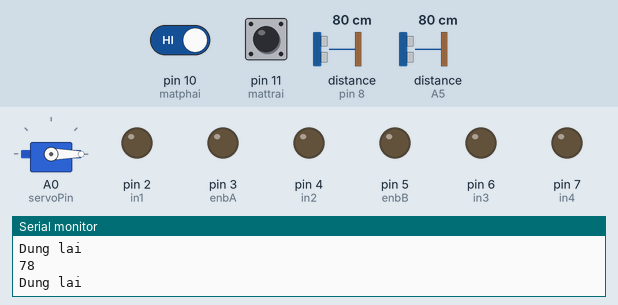
Simulated run of this sketch. Board: Arduino Uno, built with avr-gcc and run on an emulated ATmega328P. On the bench: servo, output pins drawn as LEDs (lit = HIGH), the last lines printed to the serial monitor. Wiring (inferred from the names in the program): 2 × ultrasonic range finder: trigger pin 9, echo pin 8 / trigger A4, echo A5. The test bench sets the inputs (shaded band); at power-on: distance to the obstacle (sensors on pin 8, A5) 80 cm, pin 10 (matphai) HIGH, pin 11 (mattrai) HIGH. The echo pulse lasts 58.3 µs per cm; pins used as bus, display or sensor lines are not drawn.

Above: at 1.2 s.
1.3 s: distance to the obstacle (sensor on pin 8) set to 24 cm
2.8 s: distance to the obstacle (sensor on pin 8) set to 19 cm
At 3.1 s:
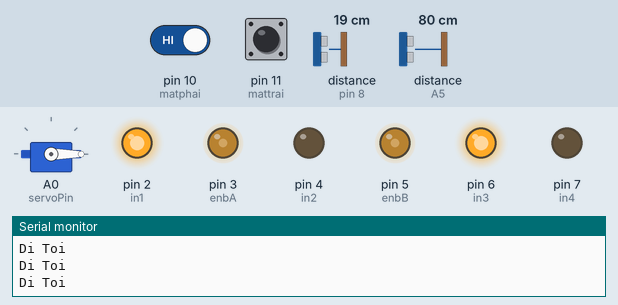
4.3 s: pin 10 (matphai) driven LOW
At 5.5 s:
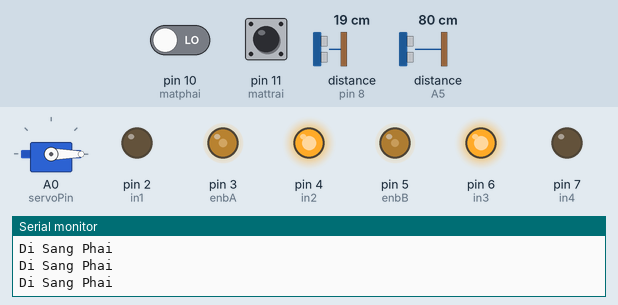
5.8 s: distance to the obstacle (sensor on pin 8) set to 7 cm
8.8 s: distance to the obstacle (sensor on pin 8) set to 4 cm
At 10.0 s:
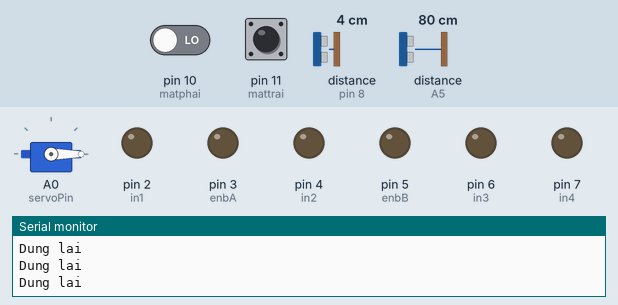
11.8 s: distance to the obstacle (sensor on pin 8) set to 2 cm
At 12.4 s:
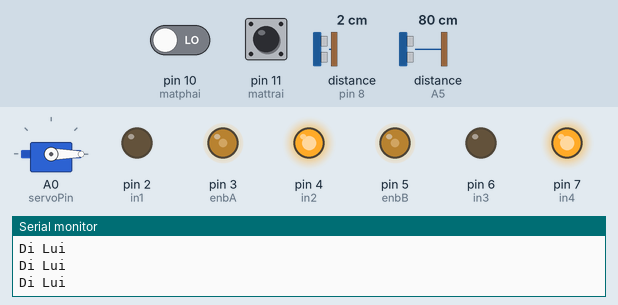
Timing chart, 0 to 14.3 s (numbered marks = the images above; inputs shaded):
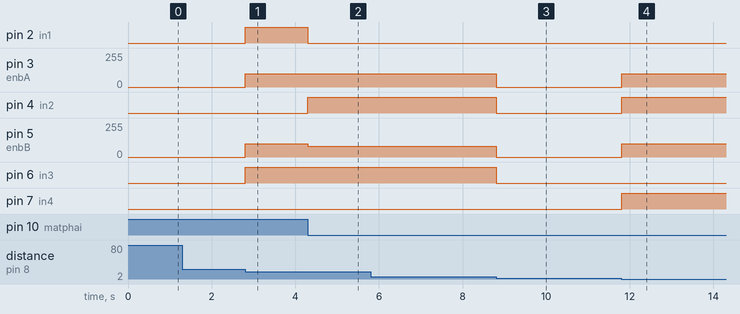

Measured:
- the behaviour switches between 22 and 21 cm on distance to the obstacle (sensor on pin 8) (found by bisection; images 0 and 1)
- the behaviour switches between 6 and 5 cm on distance to the obstacle (sensor on pin 8) (found by bisection; images 2 and 3)
- after the input at 2.8 s, pin 2 (in1), pin 6 (in3): LOW → HIGH at once; pin 3 (enbA), pin 5 (enbB): 0/255 → 100/255 at once
- after the input at 4.3 s, pin 2 (in1): HIGH → LOW at once; pin 4 (in2): LOW → HIGH at once; pin 5 (enbB): 100/255 → 80/255 at once
- after the input at 8.8 s, pin 3 (enbA): 100/255 → 0/255 at once; pin 4 (in2), pin 6 (in3): HIGH → LOW at once; pin 5 (enbB): 80/255 → 0/255 at once
- after the input at 11.8 s, pin 3 (enbA), pin 5 (enbB): 0/255 → 100/255 at once; pin 4 (in2), pin 7 (in4): LOW → HIGH at once

The sketch:

thungracthongminh.ino
```cpp
//Desgine by Lựu
#include<Servo.h>
Servo myservo;
int servoPin=A0;

int enbA=3;
int in1 = 2;
int in2 = 4;
int in3 = 6;
int in4 = 7;
int enbB=5;


const int echo=8;
const int trig=9;
const int echo1=A5;
const int trig1=A4;
const int mattrai=11;
const int matphai=10;

unsigned long thoigian, thoigian1;
int khoangcach, khoangcach1;
//int khoangcachtrai, khoangcachphai;
void setup() {
  // put your setup code here, to run once:

  pinMode(trig, OUTPUT);
  pinMode(echo, INPUT);
  pinMode(trig1, OUTPUT);
  pinMode(echo1, INPUT);

  pinMode(in1, OUTPUT);
  pinMode(in2, OUTPUT);
  pinMode(in3, OUTPUT);
  pinMode(in4, OUTPUT);
  pinMode(enbA, OUTPUT);
  pinMode(enbB, OUTPUT);

  pinMode(mattrai,INPUT);
  pinMode(matphai,INPUT);

  digitalWrite(in1, LOW);
  digitalWrite(in2, LOW);
  digitalWrite(in3, LOW);
  digitalWrite(in4, LOW);
  digitalWrite(enbA, LOW);
  digitalWrite(enbB, LOW);


  Serial.begin(9600);
  myservo.attach(servoPin);
  myservo.write(0);
  //delay(1000);
  //myservo.write(90);
 // delay(1000);
  //myservo.write(135);
  //delay(1000);
  //myservo.write(90);
//  delay(1000);

}

void loop()
{
  theosauvatdan(100);
 if(dungyen())
  {monapthung();}

}

void dithang(int tocdo)
{
  analogWrite(enbA, tocdo);
  analogWrite(enbB, tocdo);
  digitalWrite(in1, 1);
  digitalWrite(in2, 0);
  digitalWrite(in3, 1);
  digitalWrite(in4, 0);


}
void dunglai(){
  analogWrite(enbA, 0);
  analogWrite(enbB, 0);
  digitalWrite(in1, 0);
  digitalWrite(in2, 0);
  digitalWrite(in3, 0);
  digitalWrite(in4, 0);
  }

void disangphai(int tocdo)
{
  analogWrite(enbA, tocdo);
  analogWrite(enbB, tocdo-20);
  digitalWrite(in1, 0);
  digitalWrite(in2, 1);
  digitalWrite(in3, 1);
  digitalWrite(in4, 0);


}
void disangtrai(int tocdo)
{
  analogWrite(enbA, tocdo-20);
  analogWrite(enbB, tocdo);
  digitalWrite(in1, 1);
  digitalWrite(in2, 0);
  digitalWrite(in3, 0);
  digitalWrite(in4, 1);

}

void dilui(int tocdo)
{
  analogWrite(enbA, tocdo);
  analogWrite(enbB, tocdo);
  digitalWrite(in1, 0);
  digitalWrite(in2, 1);
  digitalWrite(in3, 0);
  digitalWrite(in4, 1);

}


void dokhoangcach()
{

  digitalWrite(trig, LOW);
  delayMicroseconds(2);
  digitalWrite(trig, HIGH);
  delayMicroseconds(10);
  digitalWrite(trig, LOW);


  // Đo độ rộng xung HIGH ở chân echo.
  thoigian = pulseIn(echo, HIGH);

  khoangcach = thoigian / 2 / 29.412;

}
void dokhoangcach1()
{

  digitalWrite(trig1, LOW);
  delayMicroseconds(2);
  digitalWrite(trig1, HIGH);
  delayMicroseconds(10);
  digitalWrite(trig1, LOW);


  // Đo độ rộng xung HIGH ở chân echo.
  thoigian1 = pulseIn(echo1, HIGH);

  khoangcach1 = thoigian1 / 2 / 29.412;

}
//Theo sau vật dẫn
void theosauvatdan(int tocdo)
{
  int gtmatphai = digitalRead(matphai);
  int gtmattrai = digitalRead(mattrai);

  khoangcach = 0;
  dokhoangcach();
 // Serial.print(gtmatphai);
  //Serial.print(gtmattrai);
  //Serial.println(khoangcach);
  if(khoangcach<=20 && khoangcach>4 ){
    if((gtmattrai==0 && gtmatphai==0) || (gtmattrai==1 && gtmatphai==1))
    {
      dithang(tocdo);Serial.println("Di Toi");
    }
    else if (gtmattrai!=0 && gtmatphai==0)
    {
      disangphai(tocdo);Serial.println("Di Sang Phai");
    }
    else if(gtmattrai==0 && gtmatphai!=0)
    {
       disangtrai(tocdo);Serial.println("Di Sang Trai");
    }
  }

  else if(khoangcach>20){dunglai();Serial.println("Dung lai");}//myDFPlayer.play(7); delay(2000);}
  else if(khoangcach<3){
    dilui(tocdo);Serial.println("Di Lui");
    }
  else if(khoangcach>=3 && khoangcach<=4){
    dunglai();Serial.println("Dung lai");
    }
}
//Mo nap thung
void monapthung()
{
  khoangcach1=0;
  dokhoangcach1();
  Serial.println(khoangcach1);
  if(khoangcach1<=20)
  {
    myservo.write(60);
    delay(3000);
    myservo.write(0);

  }
}
//Kiem tra thung rac co dung yen hay khong, neu dung yen thi moi cho phep mo nap
boolean dungyen()
{
  khoangcach=0;
  dokhoangcach();
  if (khoangcach>20)
  {return true;}
  else{return false;}
}
```
